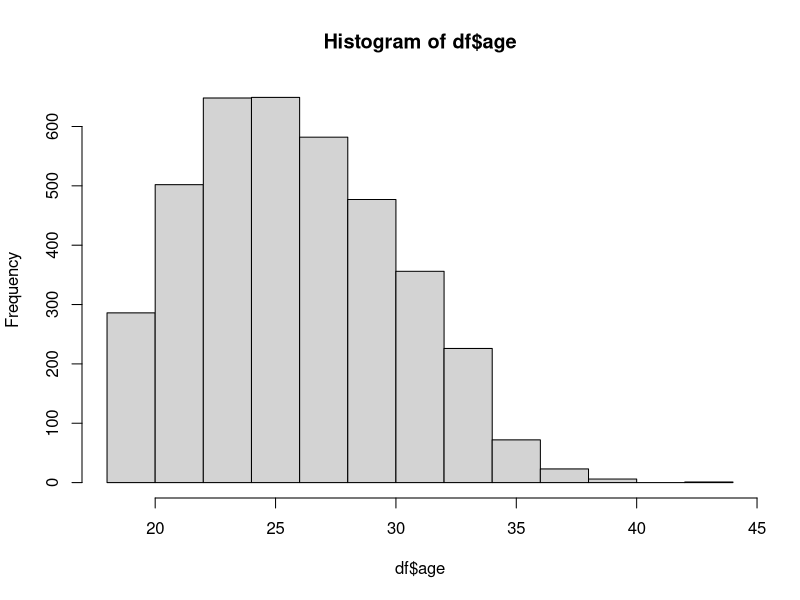
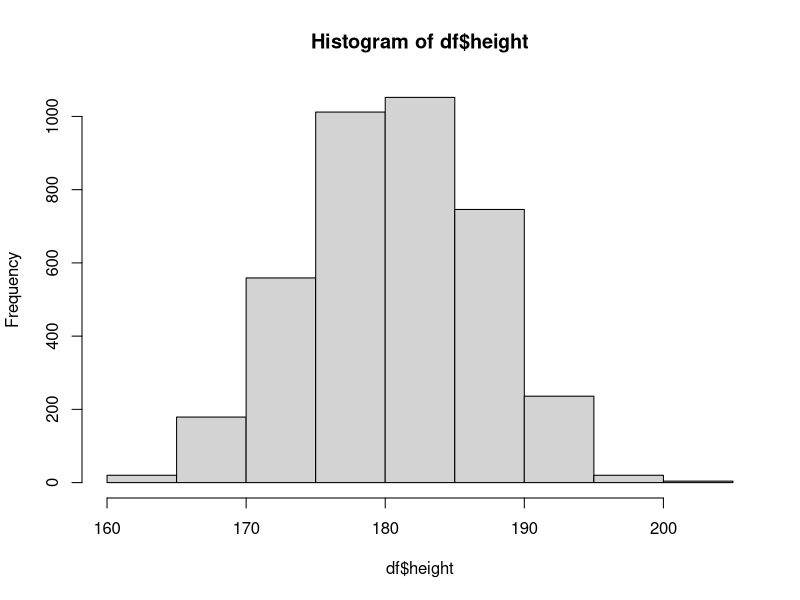

Here is the R script that generated these plots, in order: (Note: this script raises an error after producing the figures.)
##### 2. CLEAN & FILTER DATA ######
df <- read.csv("./data/performance-position.csv",encoding = "UTF-8")
print(head(df))
attach(df)

# filtering NA
for(col in colnames(df)){
  df <- df[!is.na(df[col]), ]
}

# some distributions

### numeric
# static attributes
hist(df$age)
hist(df$height)
# typeof(df$height)
df$market.value[1]
hist(df$market.value)
# hist(df$contract.expires) # need to convert to numeric

# season-related attributes 17/18
par(mfrow=c(2,2))
hist(df$X17.18.games, freq = FALSE)
lines(density(df$X17.18.games))
hist(df$X17.18.minutes, freq = FALSE)
lines(density(df$X17.18.minutes))
hist(df$X17.18.goals, freq = FALSE)
lines(density(df$X17.18.goals))
hist(df$X17.18.assists, freq = FALSE)
lines(density(df$X17.18.assists))
par(mfrow=c(1,1))

# season-related attributes 18/19
par(mfrow=c(2,2))
hist(df$X18.19.games, freq = FALSE)
lines(density(df$X18.19.games))
hist(df$X18.19.minutes, freq = FALSE)
lines(density(df$X18.19.minutes))
hist(df$X18.19.goals, freq = FALSE)
lines(density(df$X18.19.goals))
hist(df$X18.19.assists, freq = FALSE)
lines(density(df$X18.19.assists))
par(mfrow=c(1,1))


# season-related attributes 19/20
par(mfrow=c(2,2))
hist(df$X19.20.games, freq = FALSE)
lines(density(df$X19.20.games))
hist(df$X19.20.minutes, freq = FALSE)
lines(density(df$X19.20.minutes))
hist(df$X19.20.goals, freq = FALSE)
lines(density(df$X19.20.goals))
hist(df$X19.20.assists, freq = FALSE)
lines(density(df$X19.20.assists))
par(mfrow=c(1,1))


# season-related attributes 20/21
#par(mfrow=c(2,2))
#hist(df$X20.21.games, freq = FALSE)
#lines(density(df$X20.21.games))
#hist(df$X20.21.minutes, freq = FALSE)
#lines(density(df$X20.21.minutes))
#hist(df$X20.21.goals, freq = FALSE)
#lines(density(df$X20.21.goals))
#hist(df$X20.21.assists, freq = FALSE)
#lines(density(df$X20.21.assists))
#par(mfrow=c(1,1))

# comparing games between seasons
par(mfrow=c(2,3))
hist(df$X17.18.games, freq = FALSE)
hist(df$X18.19.games, freq = FALSE)
hist(df$X19.20.games, freq = FALSE)
qqnorm(df$X17.18.games)
qqline(df$X17.18.games)
qqnorm(df$X18.19.games)
qqline(df$X18.19.games)
qqnorm(df$X19.20.games)
qqline(df$X19.20.games)
par(mfrow=c(1,1))
# NORMAL


# comparing goals between seasons
par(mfrow=c(3,3))
hist(df$X17.18.goals, freq = FALSE)
hist(df$X18.19.goals, freq = FALSE)
hist(df$X19.20.goals, freq = FALSE)
# log transformation
df <-  df[df$X17.18.goals!=0,]
df <-  df[df$X18.19.goals!=0,]
df <-  df[df$X19.20.goals!=0,]
hist(log(df$X17.18.goals), freq = FALSE)
hist(log(df$X18.19.goals), freq = FALSE)
hist(log(df$X19.20.goals), freq = FALSE)
# normality check
qqnorm(log(df$X17.18.goals))
qqline(log(df$X17.18.goals))
qqnorm(log(df$X18.19.goals))
qqline(log(df$X18.19.goals))
qqnorm(log(df$X19.20.goals))
qqline(log(df$X19.20.goals))
par(mfrow=c(1,1))
# NOT SO NORMAL!

# comparing assists between seasons
par(mfrow=c(3,3))
hist(df$X17.18.assists, freq = FALSE)
hist(df$X18.19.assists, freq = FALSE)
hist(df$X19.20.assists, freq = FALSE)
# log transformation
df <-  df[df$X17.18.assists!=0,]
df <-  df[df$X18.19.assists!=0,]
df <-  df[df$X19.20.assists!=0,]
hist(log(df$X17.18.assists), freq = FALSE)
hist(log(df$X18.19.assists), freq = FALSE)
hist(log(df$X19.20.assists), freq = FALSE)
# normality check
qqnorm(log(df$X17.18.assists))
qqline(log(df$X17.18.assists))
qqnorm(log(df$X18.19.assists))
qqline(log(df$X18.19.assists))
qqnorm(log(df$X19.20.assists))
qqline(log(df$X19.20.assists))
par(mfrow=c(1,1))
# NOT SO NORMAL!

# comparing minutes between seasons
par(mfrow=c(2,3))
hist(df$X17.18.minutes, freq = FALSE)
hist(df$X18.19.minutes, freq = FALSE)
hist(df$X19.20.minutes, freq = FALSE)
# normality check
qqnorm(df$X17.18.minutes)
qqline(df$X17.18.minutes)
qqnorm(df$X18.19.minutes)
qqline(df$X18.19.minutes)
qqnorm(df$X19.20.minutes)
qqline(df$X19.20.minutes)
par(mfrow=c(1,1))
# NORMAL!

# yellows
par(mfrow=c(2,3))
df <- df[df$X17.18.yellows!=0,]
df <- df[df$X18.19.yellows!=0,]
df <- df[df$X19.20.yellows!=0,]
hist(log(df$X17.18.yellows), freq=FALSE)
hist(log(df$X18.19.yellows), freq=FALSE)
hist(log(df$X19.20.yellows), freq=FALSE)
qqnorm(log(df$X17.18.yellows))
qqline(log(df$X17.18.yellows))
qqnorm(log(df$X18.19.yellows))
qqline(log(df$X18.19.yellows))
qqnorm(log(df$X19.20.yellows))
qqline(log(df$X19.20.yellows))
par(mfrow=c(1,1))

### categorical

plot(df$position)
plot(df$foot)
plot(df$current.league)

